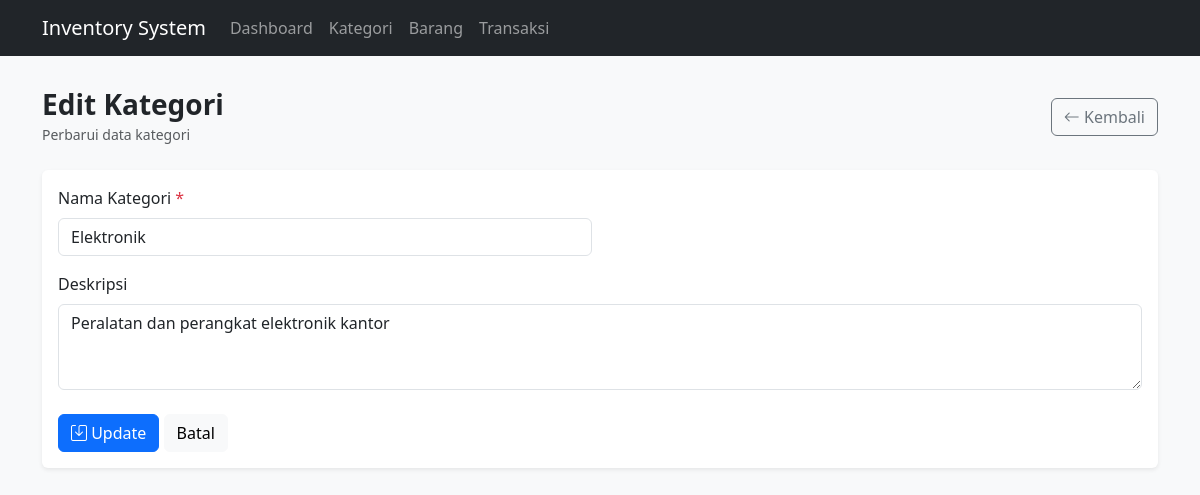
/categories/edit/1, run on the app's committed database.
### tables this page shows
CREATE TABLE categories (
    id INT AUTO_INCREMENT PRIMARY KEY,
    name VARCHAR(100) NOT NULL,
    description TEXT,
    created_at TIMESTAMP DEFAULT CURRENT_TIMESTAMP
);

### app/core/Controller.php (called while the page is built, shortened)
<?php
class Controller {
    public function view(string $view, array $data = []): void {
        extract($data);
        require ROOT_PATH . '/app/views/' . $view . '.php';
    }
    public function model(string $model) {
        return new $model();
    }
}

### app/controllers/CategoriesController.php (called while the page is built, shortened)
<?php
class CategoriesController extends Controller {
    public function edit(string $id = ''): void {
        $category = $this->model('Category')->find((int)$id);
        $this->view('categories/edit', [
            'title'    => 'Edit Kategori',
            'category' => $category,
        ]);
    }
}

### app/core/App.php (called while the page is built, shortened)
<?php
class App {
    protected string $method = 'index';
    public function __construct() {
        $url = $this->parseURL();
        if (!empty($url[0])) {
            $candidate = ucfirst($url[0]) . 'Controller';
            if (file_exists(ROOT_PATH . '/app/controllers/' . $candidate . '.php')) {
                unset($url[0]);
            } else {
                $this->notFound();
                return;
            }
        }
        $this->controller = new $this->controller();
        if (!empty($url[1])) {
            if (method_exists($this->controller, $url[1])) {
                $this->method = $url[1];
                unset($url[1]);
            } else {
                $this->notFound();
                return;
            }
        }
        $this->params = $url ? array_values($url) : [];
        call_user_func_array([$this->controller, $this->method], $this->params);
    }
    public function parseURL(): array {
        if (isset($_GET['url'])) {
            $url = rtrim($_GET['url'], '/');
            return explode('/', filter_var($url, FILTER_SANITIZE_URL));
        }
        return [];
    }
}

### public/index.php (called while the page is built, shortened)
<?php
require_once __DIR__ . '/../app/config/config.php';
require_once __DIR__ . '/../app/core/helpers.php';
spl_autoload_register(function ($class) {
    foreach (['core', 'controllers', 'models'] as $dir) {
        $file = ROOT_PATH . '/app/' . $dir . '/' . $class . '.php';
        if (file_exists($file)) {
            return;
        }
    }
});
$app = new App();

### app/core/Database.php (called while the page is built)
<?php
class Database {
    private static ?Database $instance = null;
    private PDO $pdo;
    private function __construct() {
        $dsn = 'mysql:host=' . DB_HOST . ';port=' . DB_PORT
            . ';dbname=' . DB_NAME . ';charset=utf8mb4';
        try {
            $this->pdo = new PDO($dsn, DB_USER, DB_PASS);
            $this->pdo->setAttribute(PDO::ATTR_ERRMODE, PDO::ERRMODE_EXCEPTION);
            $this->pdo->setAttribute(PDO::ATTR_DEFAULT_FETCH_MODE, PDO::FETCH_ASSOC);
        } catch (PDOException $e) {
            die('Koneksi database gagal: ' . $e->getMessage());
        }
    }
    public static function getInstance(): Database {
        return self::$instance ??= new self();
    }
    public function pdo(): PDO {
        return $this->pdo;
    }
}

### app/core/Model.php (called while the page is built, shortened)
<?php
class Model {
    protected PDO $db;
    protected string $table = '';
    public function __construct() {
        $this->db = Database::getInstance()->pdo();
    }
    public function find(int $id) {
        $stmt = $this->db->prepare("SELECT * FROM {$this->table} WHERE id = ?");
        $stmt->execute([$id]);
        return $stmt->fetch();
    }
}

### app/core/helpers.php (called while the page is built, shortened)
<?php
function e($value): string {
    return htmlspecialchars((string) $value, ENT_QUOTES, 'UTF-8');
}

### app/views/categories/_form.php (the view)
<?php $value = fn(string $key, $default = '') => e($category[$key] ?? $default); ?>
<div class="row g-3">
    <div class="col-md-6">
        <label class="form-label">Nama Kategori <span class="text-danger">*</span></label>
        <input type="text" name="name" class="form-control" value="<?= $value('name') ?>" required>
    </div>
    <div class="col-12">
        <label class="form-label">Deskripsi</label>
        <textarea name="description" rows="3" class="form-control"><?= $value('description') ?></textarea>
    </div>
</div>

### data on the page
categories: name "Elektronik", description "Peralatan dan perangkat elektronik kantor"

### other printed values
APP_NAME "Inventory System"
